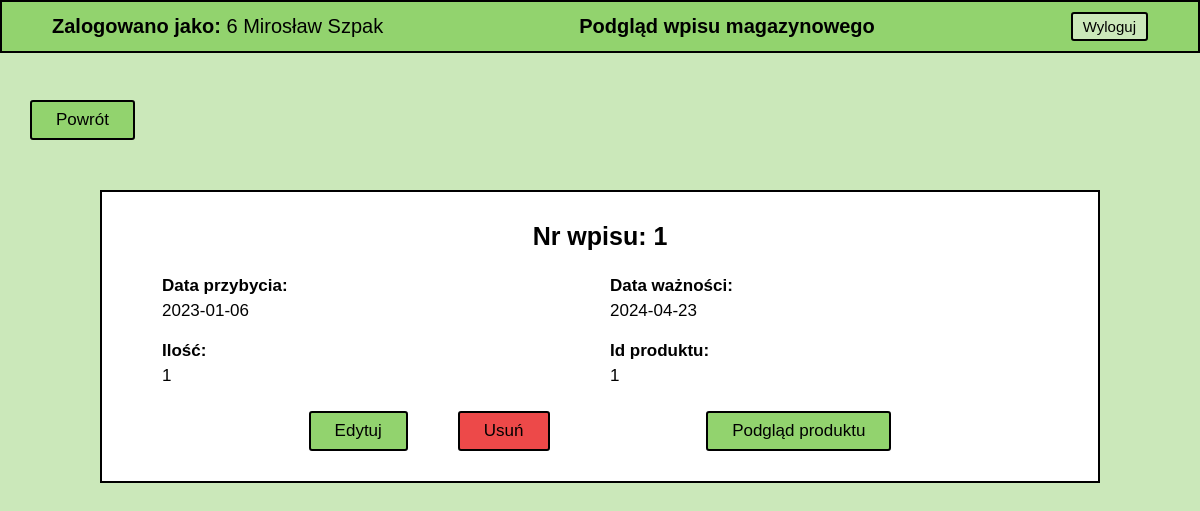
Screenshot of /php/read-warehouse.php?id=1 (signed in) with the database file from the repository.
### tables this page shows
CREATE TABLE `warehouse` (
  `id` bigint NOT NULL,
  `arrival_date` date NOT NULL,
  `expiry_date` date NOT NULL,
  `quantity` int NOT NULL,
  `product_id` bigint NOT NULL
);

### php/read-warehouse.php (the view, shortened to what this page needs)
<!DOCTYPE html>
<html lang="pl">
  <head>
    <link rel="stylesheet" href="../css/style.css" />
    <link rel="stylesheet" href="../css/icons/css/all.css" />
  </head>
  <body>
    <header>
      <ul class="header">
        <li class="header-item"><b>Zalogowano jako:</b>
        <?php
            if (isset($_SESSION['user'])) {
               echo $_SESSION['user']['group_id'] . ' ' . $_SESSION['user']['first_name'] . ' ' . $_SESSION['user']['last_name'];
            } else {
               header("Location: ../index.php");
               exit;
            }
        ?>
        </li>
        <li class="header-item">Podgląd wpisu magazynowego</li>
        <li class="header-item"><form method="POST"><input type="submit" name="logout" class="btn" value="Wyloguj" /></form></li>
      </ul>
    </header>
  <section>
    <a href="../index.php?id=6" class="btn back-btn">Powrót</a>
      <article class="content detail-view">
            <?php
            require_once "../config.php";
            $id = $_GET['id'];
            if ($id) {
                $sql = "SELECT * FROM warehouse WHERE id = $id";
                $result = mysqli_query($conn, $sql);
                while ($row = mysqli_fetch_array($result)) {
                 ?>
                 <h3>Nr wpisu: <?php echo $row["id"]; ?></h3>
                <div class="form">
                 <div class="form-field">
                    <h4>Data przybycia:</h4>
                    <p><?php echo $row["arrival_date"]; ?></p>
                 </div>
                 <div class="form-field">
                    <h4>Data ważności:</h4>
                    <p><?php echo $row["expiry_date"]; ?></p>
                 </div>
                 <div class="form-field">
                    <h4>Ilość:</h4>
                    <p><?php echo $row["quantity"]; ?></p>
                 </div>
                 <div class="form-field">
                    <h4>Id produktu:</h4>
                    <p><?php echo $row["product_id"]; ?></p>
                 </div>
                 </div>
                 <div class="flex-btn-even">
                  <div class="flex-btn">
                    <a href="./update-warehouse.php?id=<?php echo $row['id']; ?>" class="btn" title="Edytuj">Edytuj</a>
                    <a href="./delete-warehouse.php?id=<?php echo $row['id']; ?>" class="btn btn-danger" title="Usuń">Usuń</a>
                  </div>
                 <a href="./read-product.php?id=<?php echo $row['product_id']; ?>" class="btn">Podgląd produktu</a>
                </div>
                 <?php
                }
            }
            else{
                echo "<h4>Nie znaleziono wpisu</h4>";
            }
            ?>
</body>
</html>

### css/style.css (style rules this page uses)
:root { --dark-green: #4c7a34; --green: #92d36e; --light-green: #cbe8ba; --green-hover: #b6ff89; --white: #ffffff; --black: #000000; --gray: #c0c0c0; --light-gray: #e8e8e8; --border: 2px solid var(--black); --radius: 3px; --font-size: 17px; --transition: all 0.3s linear; }
* { margin: 0; padding: 0; box-sizing: border-box; font-family: "Helvetica"; }
h3 { font-size: 25px; text-align: center; }
h4, p { font-size: var(--font-size); }
a { color: var(--black); text-decoration: none; }
.btn { padding: 8px 24px; font-size: var(--font-size); background: var(--green); border: var(--border); border-radius: var(--radius); cursor: pointer; transition: var(--transition); }
.btn-danger { background: #ec3838e8; }
.back-btn { align-self: start; margin-left: 30px; }
.flex-btn { display: flex; justify-content: center; gap: 50px; }
.flex-btn-even { display: flex; justify-content: space-evenly; }
.header { padding: 10px 50px; display: flex; justify-content: center; align-items: center; position: fixed; top: 0; width: 100%; font-size: 20px; background: var(--green); border: var(--border); list-style: none; }
.header-item:nth-child(even) { font-weight: bold; }
.header-item:first-child { margin-right: auto; }
.header-item:last-child { margin-left: auto; }
.header .btn { padding: 4px 10px; font-size: 15px; background: var(--light-green); transition: var(--transition); }
section { padding-top: 100px; min-height: 100vh; display: flex; flex-direction: column; align-items: center; background: var(--light-green); }
.content { margin: 50px 0; width: 80%; border: var(--border); background: var(--white); }
.content.detail-view { padding: 30px 50px; min-width: 1000px; max-width: 90%; width: auto; }
.form { margin: 15px 0; display: grid; grid-template-columns: repeat(2, 1fr); }
.form .form-field { display: flex; flex-direction: column; gap: 5px; }
.form-field { padding: 10px; display: flex; }

### rows the page displays
warehouse: id "1", arrival_date "2023-01-06", expiry_date "2024-04-23", quantity "1", product "1"

### other values shown
$_SESSION['user']['group_id'] "6"
$_SESSION['user']['first_name'] "Mirosław"
$_SESSION['user']['last_name'] "Szpak"
